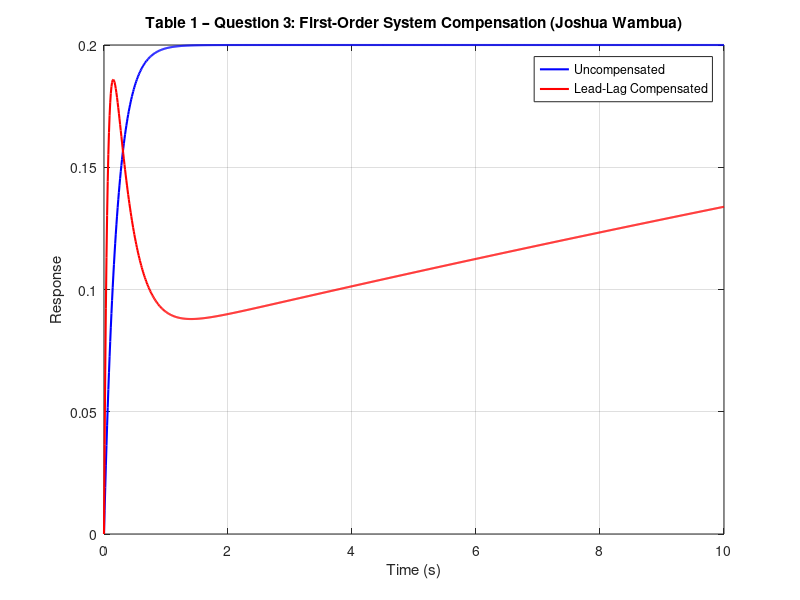

Write the MATLAB code that produced this figure. (Note: this script raises an error after producing the figure.)
% =========================================================
% CONTROL SYSTEMS II – COMPENSATOR DESIGN
% Author: Joshua Wambua
% Reg No: EG209/109705/22
% Table 1 – Question 1 (First-Order System)
% =========================================================
clc; 
clear; 
close all;

% --- Defining the First-Order System ---
a = 5; 
G = tf(1, [1 a]);

% --- Define Lead Compensator Parameters ---
z_lead = 1; 
p_lead = 10;
K_lead = 2;
G_lead = K_lead * tf([1 z_lead], [1 p_lead]);

% --- Define Lag Compensator Parameters ---
z_lag = 0.1;
p_lag = 0.01;
K_lag = 2;
G_lag = K_lag * tf([1 z_lag], [1 p_lag]);

% --- Combine Lead and Lag (Cascade Compensator) ---
G_lead_lag = G_lead * G_lag;

% --- Closed-Loop System with Compensation ---
G_closed = feedback(G * G_lead_lag, 1);

% --- Define a common simulation time vector ---
t = 0:0.01:10;  % 0 to 10 seconds, step of 0.01

% --- Compute Step Responses ---
y1 = step(G, t);         % Uncompensated system
y2 = step(G_closed, t);  % Compensated system

% --- Plot Step Responses ---
figure;
plot(t, y1, 'b', 'LineWidth', 1.5);
hold on;
plot(t, y2, 'r', 'LineWidth', 1.5);
grid on;
legend('Uncompensated', 'Lead-Lag Compensated');
title('Table 1 – Question 3: First-Order System Compensation (Joshua Wambua)');
xlabel('Time (s)');
ylabel('Response');

% --- Display Performance Information ---
info = stepinfo(G_closed);
disp('Performance Metrics (Compensated System):');
disp(info);
fprintf('Steady-State Error: %.4f\n', abs(1 - dcgain(G_closed)));
